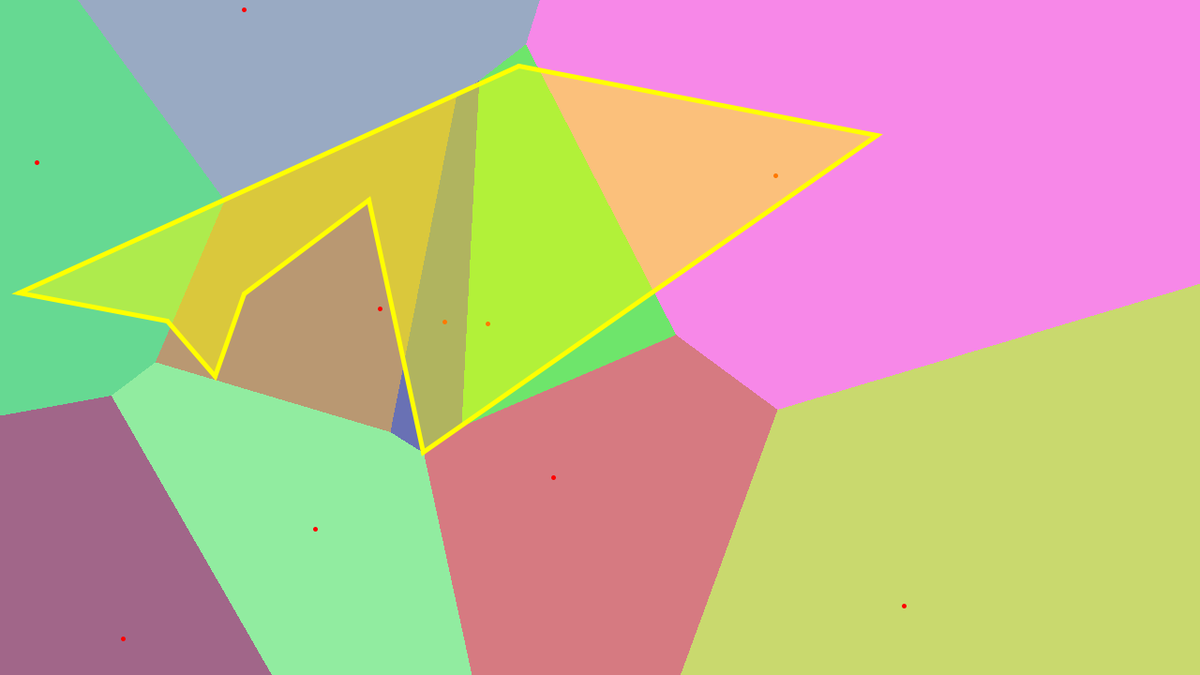
Frame 1 (no input)
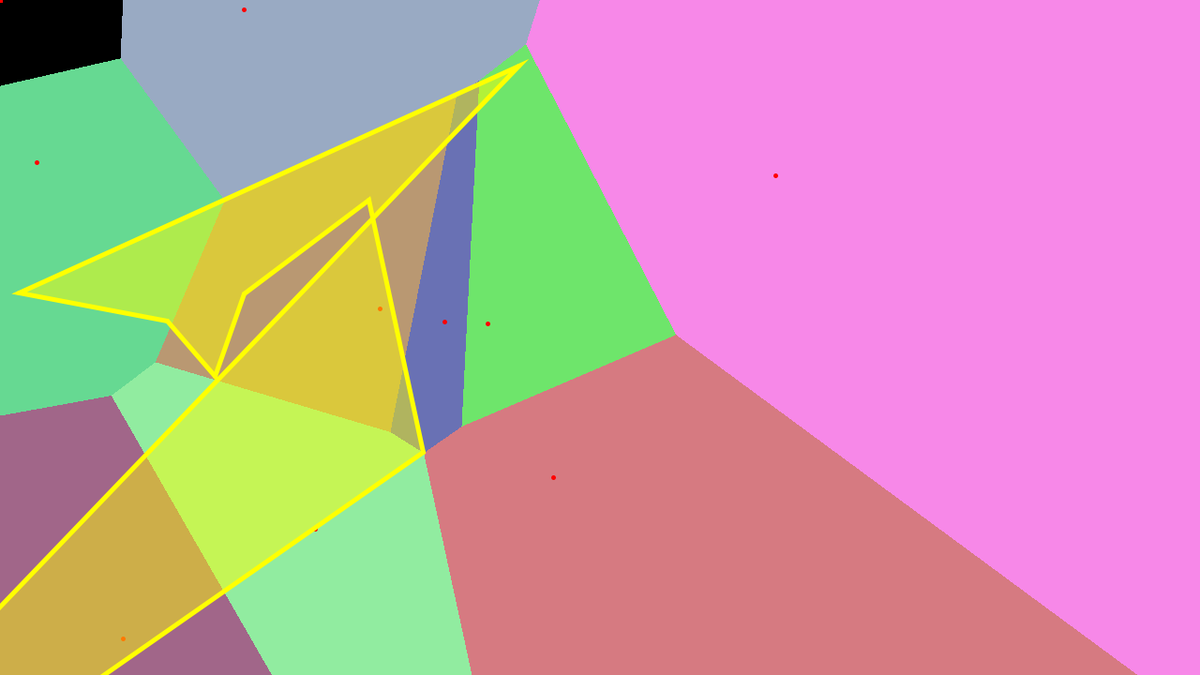
Frame 60 (the mouse pressed at the canvas centre just before this capture)
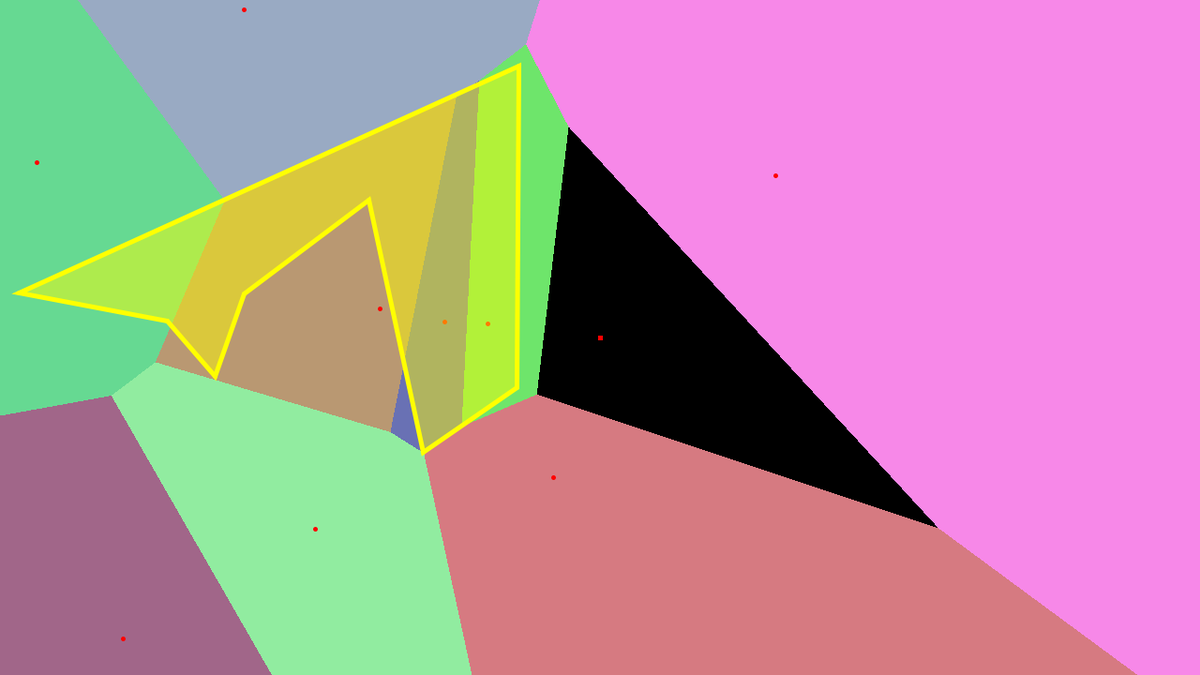
Frame 120 (the mouse held since frame 60 and released just before this capture)

The Processing sketch that drew these frames (run headless with seeded random() and noise(); from frame 60 on, the mouse is pressed at the canvas centre):

// Processing sketch: equadistantPoint
// ── equadistantPoint.pde
PVector[] points;

void setup()
{
  size(1280, 720);
  initPoints(10);
}

void draw()
{
  background(#1c1c1c);
  voronoi();
  fill(255, 255, 0, 120);
  beginShape();
  for(int i = 0; i < points.length - 2; i++)
  {
    PVector p = voronoiPoint(points[i], points[i+1], points[i+2]);
    stroke(255,255,0);
    strokeWeight(5);
    point(p.x, p.y);
    vertex(p.x, p.y);
  }
  endShape(CLOSE);
  points[points.length-1].set(mouseX, mouseY);
}

void initPoints(int numPoints)
{
  points = new PVector[numPoints];
  for(int i = 0; i < numPoints; i++)
  {
    points[i] = new PVector(random(0, width), random(0, height), color(random(100, 255),random(100, 255),random(100, 255)));
  }
}

float taxicabDist(float x1, float y1, float x2, float y2)
{
  return abs(x1-x2)+abs(y1-y2);
}

void voronoi()
{
  int closest = 0;
  loadPixels();
  for(int y = 0; y < height; y++)
  {
    for(int x = 0; x < width; x++)
    {
      for(int i = 0; i < points.length; i++)
      {
        if(dist(x, y, points[i].x, points[i].y) < dist(x ,y,points[closest].x, points[closest].y)) closest = i;
      }
      pixels[y*width + x] = (color)points[closest].z;
    }
  }
  updatePixels();
  for(PVector p : points)
  {
    stroke(255,0,0);
    strokeWeight(5);
    point(p.x, p.y);
  }
}

PVector voronoiPoint(PVector a, PVector b, PVector c)
{
  float m1 = -1/((b.y-a.y)/(b.x-a.x));
  float m2 = -1/((c.y-a.y)/(c.x-a.x));
  
  PVector mid1 = new PVector((a.x+b.x)/2,(a.y+b.y)/2);
  PVector mid2 = new PVector((a.x+c.x)/2,(a.y+c.y)/2);
  
  float b1 = mid1.y - mid1.x*m1;
  float b2 = mid2.y - mid2.x*m2;
  
  float x = (b2-b1)/(m1-m2);
  float y = m1*x + b1;
  
  return new PVector(x, y);
}
